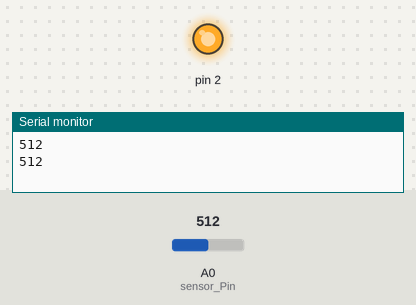
Simulated run of this sketch. Board: Arduino Uno, built with avr-gcc and run on an emulated ATmega328P. Shown: output pins drawn as LEDs (lit = HIGH), the last lines printed to the serial monitor. Inputs (shaded band) come from the test bench; at power-on: A0 (sensor_Pin) = 512.

Above: at 2.0 s.
2.1 s: A0 (sensor_Pin) set to 55
3.8 s: A0 (sensor_Pin) set to 47
At 5.1 s:
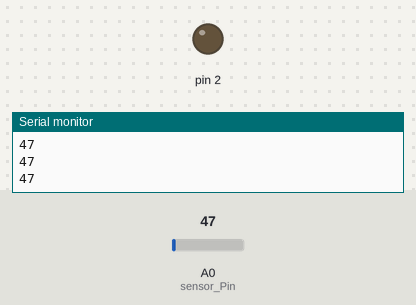
5.5 s: A0 (sensor_Pin) set to 485
7.2 s: A0 (sensor_Pin) set to 508
At 8.1 s:
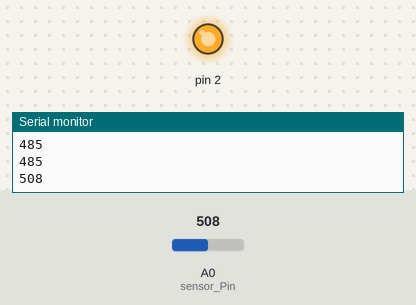
8.9 s: A0 (sensor_Pin) set to 40
At 10.0 s:
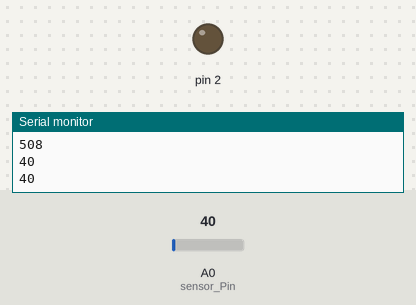
Timing chart, 0 to 11.9 s (numbered marks = the images above; inputs shaded):
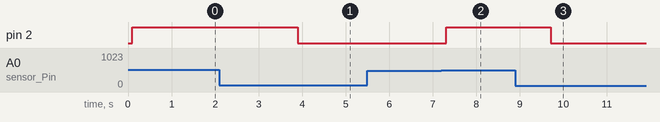

Measured:
- the behaviour switches between 51 and 50 on A0 (sensor_Pin) (found by bisection; images 0 and 1)
- the behaviour switches between 500 and 501 on A0 (sensor_Pin) (found by bisection; images 1 and 2)
- after the input at 3.8 s, pin 2: HIGH → LOW after 0.10 s
- after the input at 7.2 s, pin 2: LOW → HIGH after 0.11 s
- after the input at 8.9 s, pin 2: HIGH → LOW after 0.81 s

The sketch:

Light.ino
```cpp
const int sensor_Pin = A0;
int light = 0;

void setup() {
  // put your setup code here, to run once:
  Serial.begin(9600);
  pinMode(2, OUTPUT);
}

void loop() {
  // put your main code here, to run repeatedly:
  light = analogRead(sensor_Pin);
  Serial.println(light);
  delay(100);
  if (light > 500)
  {
    digitalWrite(2, HIGH);
    delay(1000);
    }
    if (light <= 50)
    {
       digitalWrite(2,LOW );
      }
      delay(100);
}
```
